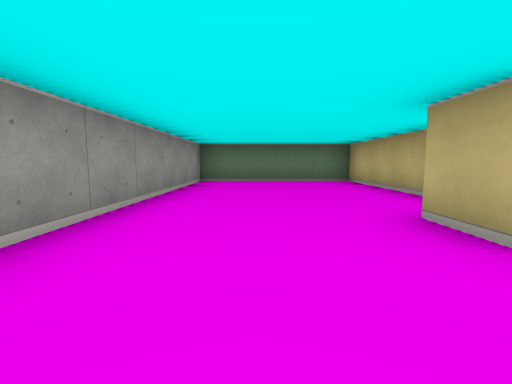
view 1 (above)

24 first-person views from a walk through a cub3D ray-caster map. The camera is about half as high as the walls, tilts 6° down and sees 85° across. The floor is counted in squares. Each view is taken from the middle of a square. On the plan, view 1 faces up. The plan holds only what a view shows up to about 9 squares ahead; the rest is blank.

view 2
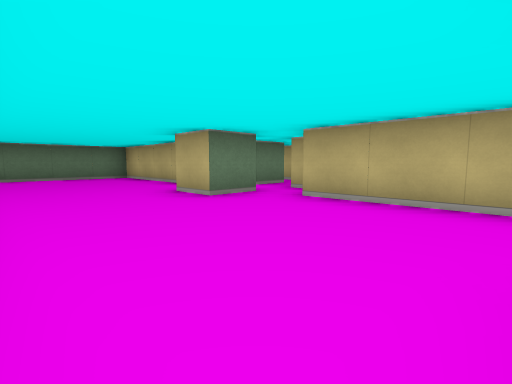

view 3
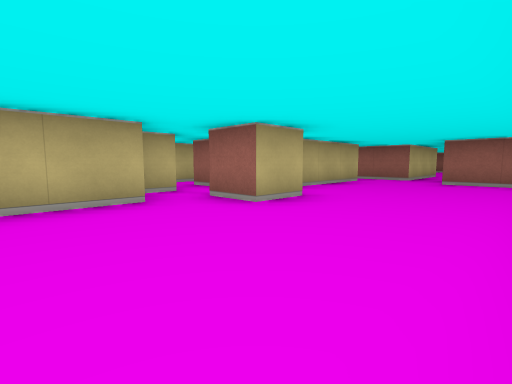

view 4
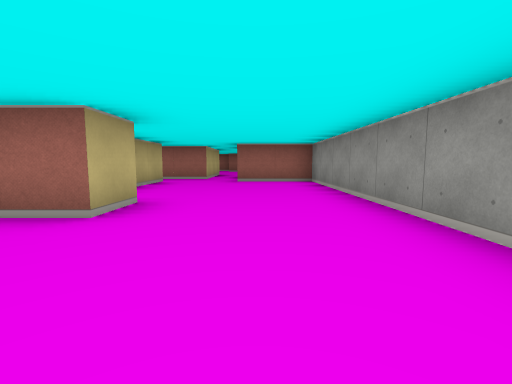

view 5
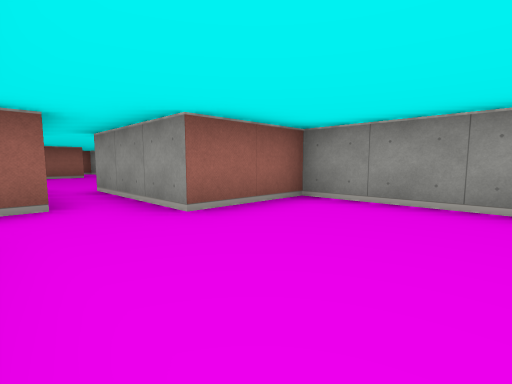

view 6
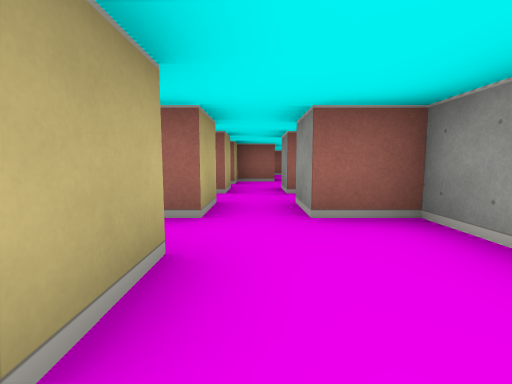

view 7
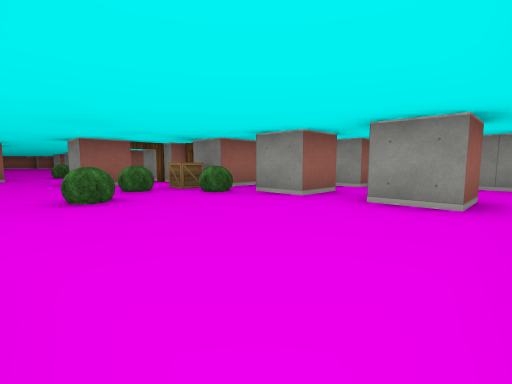

view 8
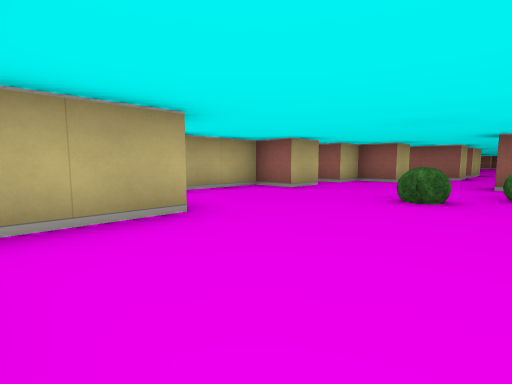

view 9
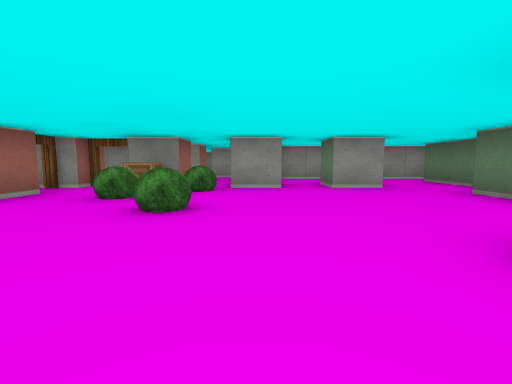

view 10
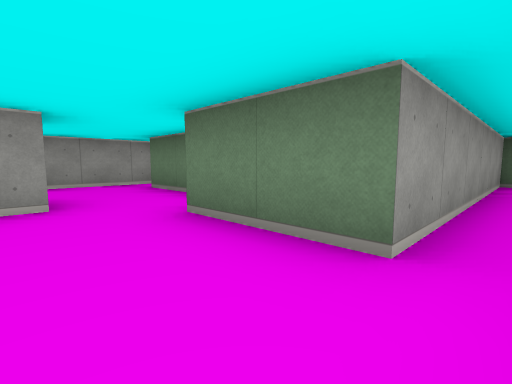

view 11
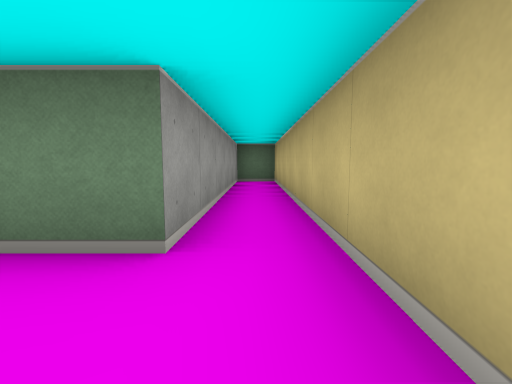

view 12
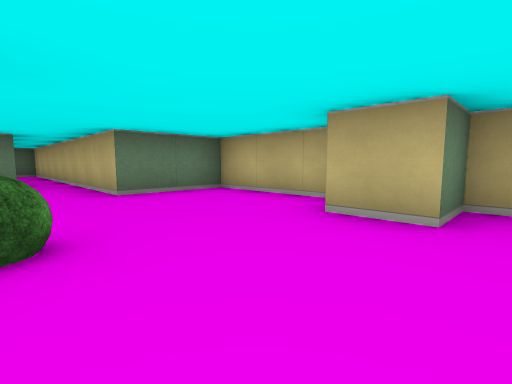

view 13
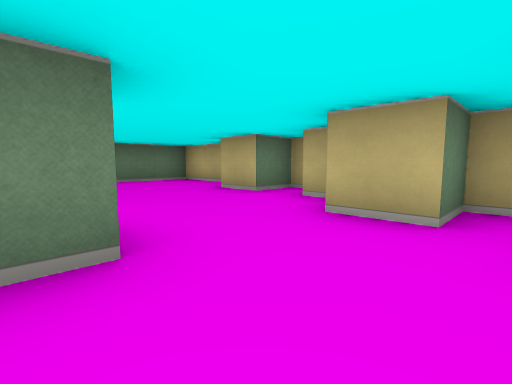

view 14
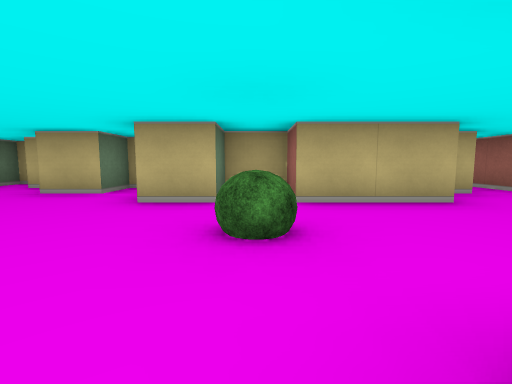

view 15
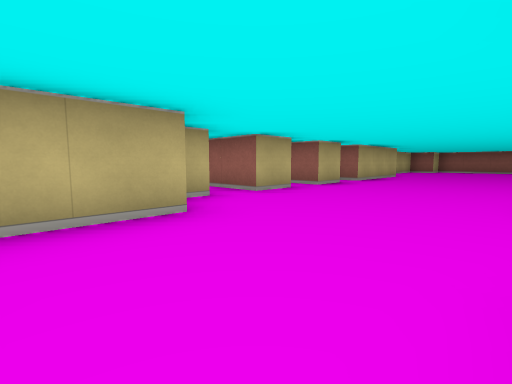

view 16
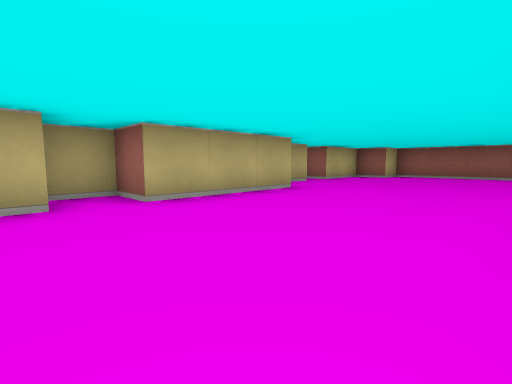

view 17
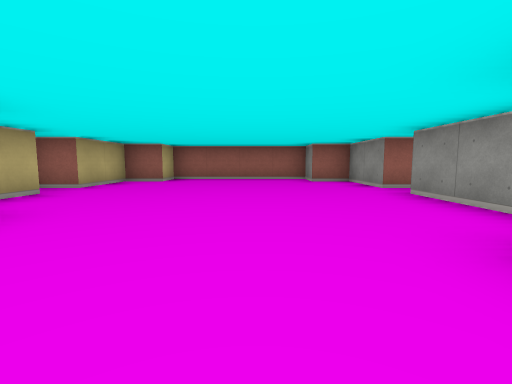

view 18
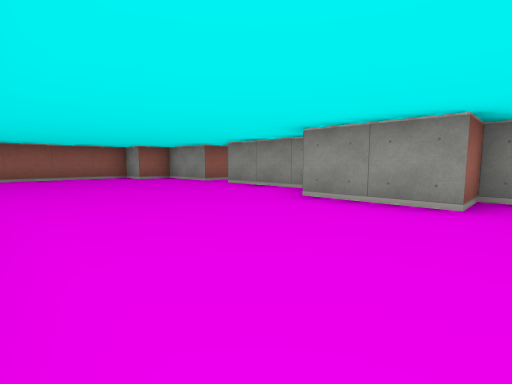

view 19
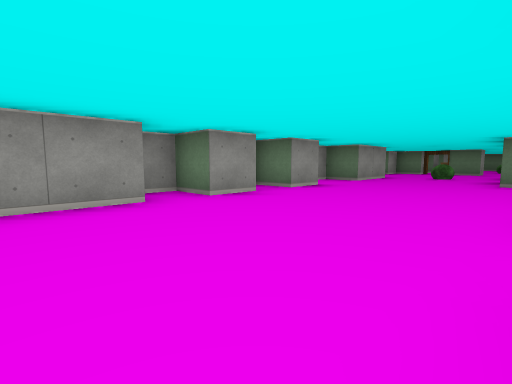

view 20
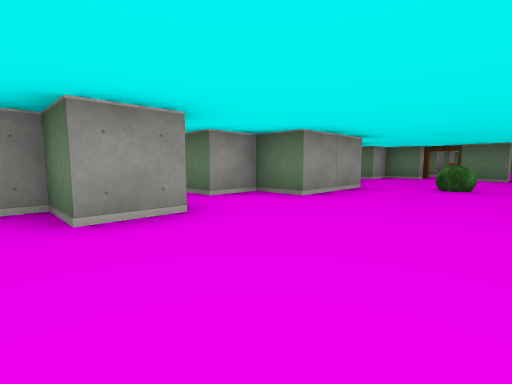

view 21
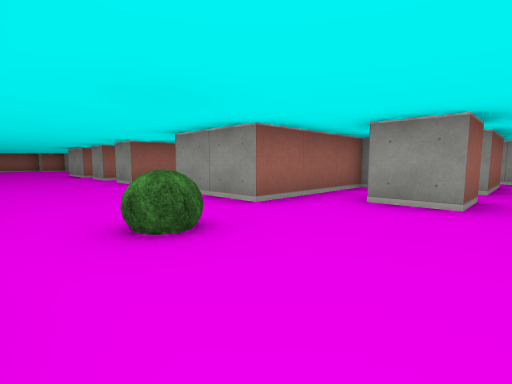

view 22
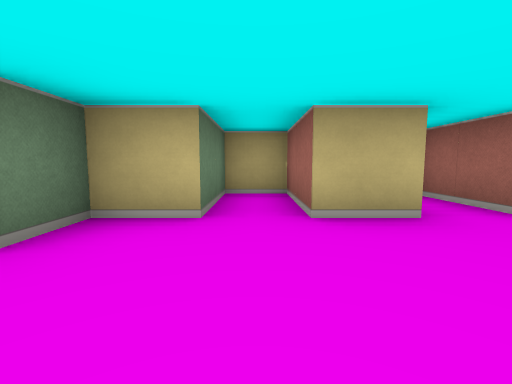

view 23
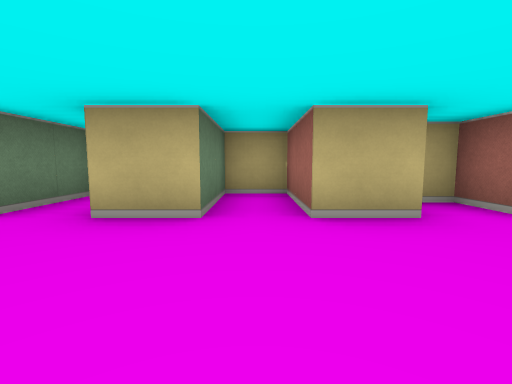

view 24
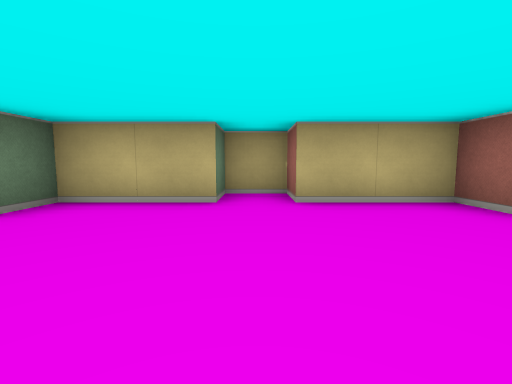

### Floor plan
Key: @ floor where view 1 was taken; # wall or solid block; . floor; D open door; B bush; C crate.
Columns run from 2 left of view 1 to 13 right of it. Each row starts with its distance up from view 1.
 13            ###
 12            #.#
 11            #.#
 10            #.#
  9            #.#
  8 ######.##  #.#
  7 #....#....##.#
  6 #....#.......#
  5 #....#..#....###
  4 #....##........#
  3 #.....#.# .....#
  2 #...#....B.B...#
  1 #.....#.#CB...##
  0 #.@..##.D......#
 -1 #....# .#D#...##
 -2 #....#.##....##
 -3 ###...........#
 -4   #.##.#....###
 -5   #.##....B..#
 -6   .. ####...##
 -7   ..   ##...##
 -8   ..   #.....###
 -9   ..   ........#
-10   .    ##....###
-11   #    #.......#
-12        ##....###
-13        #......#
-14        ##....##
-15        ##....##
-16        #.....##
-17        #......#
-18        #......##
-19        ........#
-20        #......##
-21        #......#
-22        ##....##
-23         ######

Where each view was taken, in squares from view 1:
view 1: 0 up, 0 right, facing up
view 2: 2 down, 1 left, facing up-right
view 3: 5 up, 1 left, facing down-right
view 4: 5 up, 0 right, facing down
view 5: 0 up, 2 right, facing down-left
view 6: 6 up, 5 right, facing down
view 7: 6 up, 10 right, facing down-left
view 8: 6 up, 8 right, facing down-right
view 9: 3 up, 12 right, facing left
view 10: 5 up, 10 right, facing up-left
view 11: 5 up, 10 right, facing up
view 12: 0 up, 9 right, facing up-right
view 13: 3 down, 8 right, facing up-right
view 14: 5 down, 6 right, facing right
view 15: 6 down, 7 right, facing down-right
view 16: 12 down, 7 right, facing down-right
view 17: 14 down, 8 right, facing down
view 18: 13 down, 10 right, facing down-left
view 19: 15 down, 10 right, facing up-left
view 20: 11 down, 9 right, facing up-left
view 21: 3 down, 9 right, facing down-left
view 22: 9 down, 8 right, facing right
view 23: 11 down, 8 right, facing right
view 24: 19 down, 8 right, facing right
